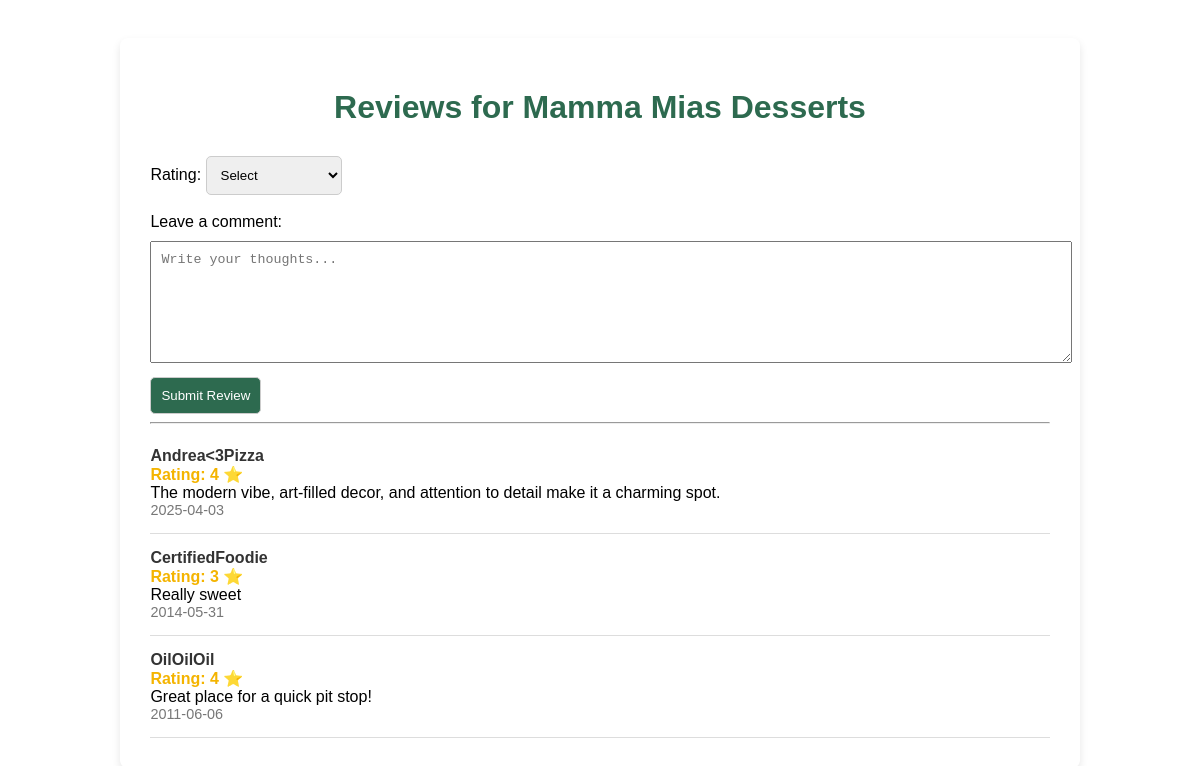
The page /review.php?restaurantID=2 (signed in) on the database its author committed.
### tables this page shows
CREATE TABLE `Restaurant` (
  `restaurantID` int(11) NOT NULL,
  `name` varchar(100) NOT NULL,
  `location` varchar(100) DEFAULT NULL,
  `operationStatus` varchar(40) DEFAULT NULL
);

CREATE TABLE `Reviews` (
  `reviewID` int(11) NOT NULL,
  `userID` int(11) DEFAULT NULL,
  `restaurantID` int(11) DEFAULT NULL,
  `rating` int(1) NOT NULL,
  `commentLeft` varchar(1000) NOT NULL,
  `datePosted` date NOT NULL
);

CREATE TABLE `Users` (
  `userID` int(11) NOT NULL,
  `firstName` varchar(25) NOT NULL,
  `lastName` varchar(35) NOT NULL,
  `email` varchar(35) NOT NULL,
  `username` varchar(20) NOT NULL,
  `userPassword` varchar(255) NOT NULL
);

### public/review.php (the view, shortened to what this page needs)
<?php
include '../includes/dbConn.php';
$restaurantID = $_GET['restaurantID'] ?? null;
$nameQuery = "SELECT name FROM Restaurant WHERE restaurantID = ?";
$stmt = $conn->prepare($nameQuery);
$stmt->bind_param("i", $restaurantID);
$stmt->execute();
$stmt->bind_result($restaurantName);
$restaurantID = $_GET['restaurantID'];
$userID = $_SESSION['userID'] ?? null;
$reviewQuery = "SELECT R.rating, R.commentLeft, R.datePosted, U.username
                FROM Reviews R
                JOIN Users U ON R.userID = U.userID
                WHERE R.restaurantID = ?
                ORDER BY R.datePosted DESC";
$stmt = $conn->prepare($reviewQuery);
$stmt->bind_param("i", $restaurantID);
$stmt->execute();
$result = $stmt->get_result();
?>
<!DOCTYPE html>
<html lang="en">
<head>
</head>
<body>
<div class="container">
    <h1>Reviews for <?php echo htmlspecialchars($restaurantName); ?></h1>
    <div class="review-form">
        <form action="" method="POST">
        <?php if ($userID): ?>
        <form action="" method="POST">
            <label for="rating">Rating:</label>
            <select name="rating" id="rating" required>
                <option value="">Select</option>
            </select><br><br>
            <label for="comment">Leave a comment:</label>
            <textarea name="comment" id="comment" placeholder="Write your thoughts..." required></textarea><br>
            <input type="submit" value="Submit Review">
        </form>
    <?php else: ?>
        <p><strong><a href="login.php">Login</a></strong> to submit a review.</p>
    <?php endif; ?>
    <hr>
    <?php if ($result->num_rows > 0): ?>
        <?php while ($row = $result->fetch_assoc()): ?>
            <div class="review">
                <div class="user"><?php echo htmlspecialchars($row['username']); ?></div>
                <div class="rating">Rating: <?php echo $row['rating']; ?> ⭐</div>
                <div class="comment"><?php echo nl2br(htmlspecialchars($row['commentLeft'])); ?></div>
                <div class="date"><?php echo $row['datePosted']; ?></div>
            </div>
        <?php endwhile; ?>
    <?php else: ?>
        <div class="no-reviews">No reviews yet. Be the first to write one!</div>
    <?php endif; ?>
</div>
</body>
</html>

### public/review.php (style rules this page uses)
body { font-family: Arial, sans-serif; background: white; padding: 30px; }
.container { width: 80%; margin: auto; background: white; padding: 30px; border-radius: 8px; box-shadow: 0 4px 8px rgba(0,0,0,0.1); }
h1 { text-align: center; color: #2d6a4f; }
.review-form { margin-top: 30px; }
textarea { width: 100%; padding: 10px; height: 100px; margin-top: 10px; margin-bottom: 10px; }
select, input[type="submit"] { padding: 10px; border-radius: 5px; border: 1px solid #ccc; }
input[type="submit"] { background: #2d6a4f; color: white; cursor: pointer; }
.review { border-bottom: 1px solid #ddd; padding: 15px 0; }
.review .rating { color:rgb(244, 180, 0); font-weight: bold; }
.review .user { font-weight: bold; color: #333; }
.review .date { font-size: 0.9em; color: #777; }

### rows shown on the page
restaurant: name "Mamma Mias Desserts"
reviews: userID.username "Andrea<3Pizza", rating "4", commentLeft "The modern vibe, art-filled decor, and attention to detail make it a charming spot.", datePosted "2025-04-03"
reviews: userID.username "CertifiedFoodie", rating "3", commentLeft "Really sweet", datePosted "2014-05-31"
reviews: userID.username "OilOilOil", rating "4", commentLeft "Great place for a quick pit stop!", datePosted "2011-06-06"
